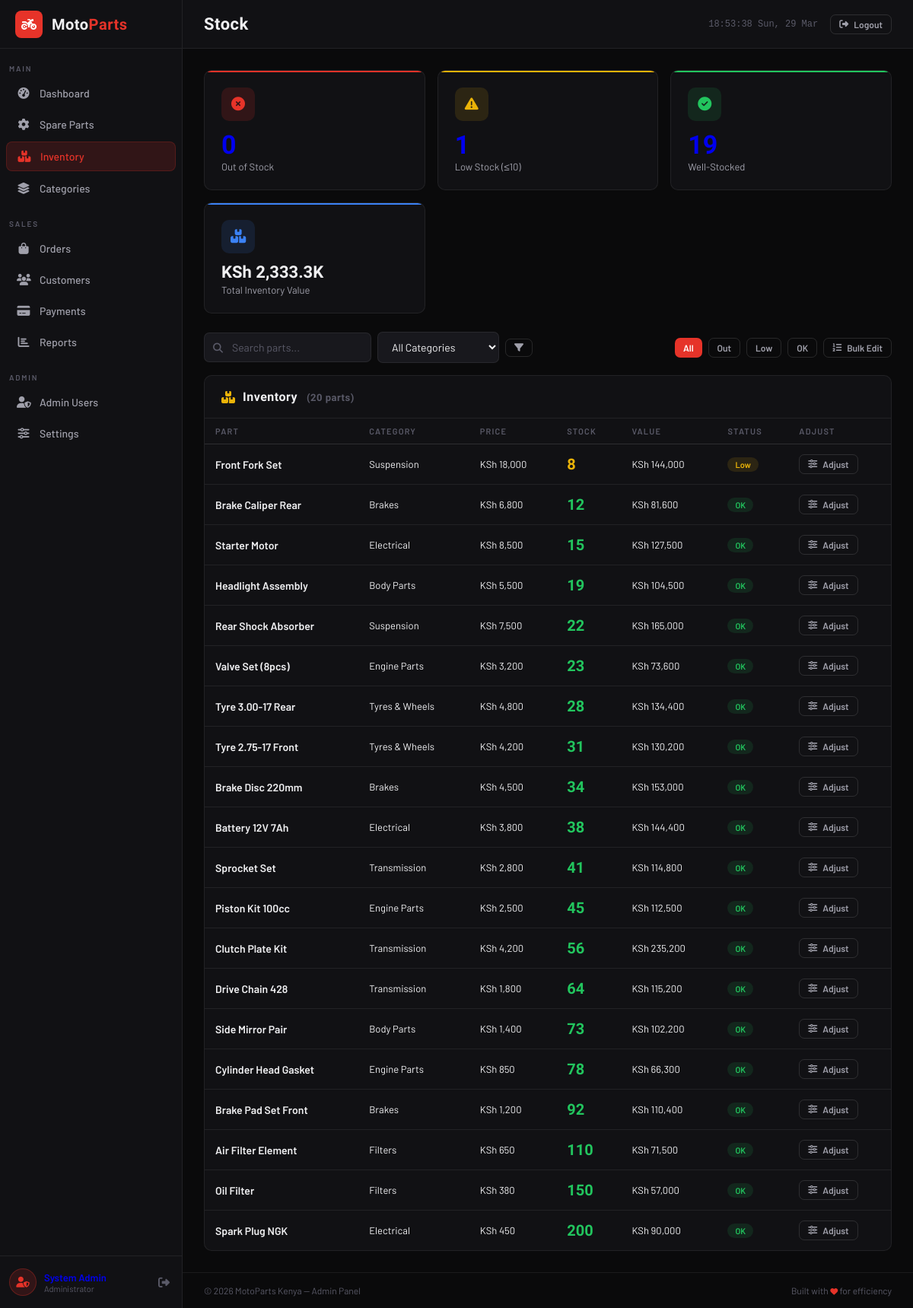
/admin/stock.php (signed in), run on the app's committed database.
### tables this page shows
CREATE TABLE IF NOT EXISTS spare_parts (
    part_id     INT            NOT NULL AUTO_INCREMENT,
    part_name   VARCHAR(200)   NOT NULL,
    category_id INT            DEFAULT NULL,
    price       DECIMAL(10,2)  NOT NULL,
    stock       INT            NOT NULL DEFAULT 0,
    description TEXT           DEFAULT NULL,
    image       VARCHAR(255)   NOT NULL DEFAULT 'default-part.jpg',
    brand       VARCHAR(100)   DEFAULT NULL,
    sku         VARCHAR(50)    DEFAULT NULL,
    is_active   TINYINT(1)     NOT NULL DEFAULT 1,
    created_at  TIMESTAMP      NOT NULL DEFAULT CURRENT_TIMESTAMP,
    updated_at  TIMESTAMP      NOT NULL DEFAULT CURRENT_TIMESTAMP ON UPDATE CURRENT_TIMESTAMP,
    PRIMARY KEY (part_id),
    UNIQUE KEY uq_sku (sku),
    KEY idx_category (category_id),
    CONSTRAINT fk_part_category
        FOREIGN KEY (category_id) REFERENCES categories(category_id)
        ON DELETE SET NULL
);

CREATE TABLE IF NOT EXISTS categories (
    category_id   INT          NOT NULL AUTO_INCREMENT,
    category_name VARCHAR(100) NOT NULL,
    description   TEXT         DEFAULT NULL,
    icon          VARCHAR(50)  NOT NULL DEFAULT 'fa-cog',
    created_at    TIMESTAMP    NOT NULL DEFAULT CURRENT_TIMESTAMP,
    PRIMARY KEY (category_id)
);

### admin/includes/db.php (called while the page is built, shortened)
<?php
if (!function_exists('sanitize')) {
    function sanitize($data) {
        return htmlspecialchars(strip_tags(trim((string)$data)), ENT_QUOTES, 'UTF-8');
    }
}

### admin/stock.php (the view, shortened to what this page needs)
<?php
require_once __DIR__ . '/includes/db.php';
$db = getDB();
$filter = $_GET['filter'] ?? 'all';
$search = trim($_GET['search'] ?? '');
$catFlt = (int)($_GET['category'] ?? 0);
$where = "p.is_active=1";
$parts = $db->query("
    SELECT p.*, c.category_name
    FROM spare_parts p
    LEFT JOIN categories c ON p.category_id = c.category_id
    WHERE $where
    ORDER BY p.stock ASC, p.part_name ASC
");
$_r = $db->query("SELECT COUNT(*) c FROM spare_parts WHERE stock=0 AND is_active=1");
$outCount = $_r ? (int)$_r->fetch_assoc()['c'] : 0;
$_r = $db->query("SELECT COUNT(*) c FROM spare_parts WHERE stock>0 AND stock<=10 AND is_active=1");
$lowCount = $_r ? (int)$_r->fetch_assoc()['c'] : 0;
$_r = $db->query("SELECT COUNT(*) c FROM spare_parts WHERE stock>10 AND is_active=1");
$okCount = $_r ? (int)$_r->fetch_assoc()['c'] : 0;
$_r = $db->query("SELECT COALESCE(SUM(price*stock),0) v FROM spare_parts WHERE is_active=1");
$totalVal = $_r ? (float)$_r->fetch_assoc()['v'] : 0;
require_once __DIR__ . '/includes/header.php';
?>
<div class="stats-grid mb-6">
  <a href="?filter=out" style="text-decoration:none;">
    <div class="stat-card red" style="cursor:pointer;<?= $filter==='out'?'border-color:var(--red);':'' ?>">
      <div class="stat-icon red"><i class="fas fa-times-circle"></i></div>
      <div class="stat-value"><?= $outCount ?></div>
      <div class="stat-label">Out of Stock</div>
    </div>
  </a>
  <a href="?filter=low" style="text-decoration:none;">
    <div class="stat-card yellow" style="cursor:pointer;<?= $filter==='low'?'border-color:var(--yellow);':'' ?>">
      <div class="stat-icon yellow"><i class="fas fa-exclamation-triangle"></i></div>
      <div class="stat-value"><?= $lowCount ?></div>
      <div class="stat-label">Low Stock (≤10)</div>
    </div>
  </a>
  <a href="?filter=ok" style="text-decoration:none;">
    <div class="stat-card green" style="cursor:pointer;<?= $filter==='ok'?'border-color:var(--green);':'' ?>">
      <div class="stat-icon green"><i class="fas fa-check-circle"></i></div>
      <div class="stat-value"><?= $okCount ?></div>
      <div class="stat-label">Well-Stocked</div>
    </div>
  </a>
  <div class="stat-card blue">
    <div class="stat-icon blue"><i class="fas fa-boxes"></i></div>
    <div class="stat-value" style="font-size:22px;">KSh <?= number_format($totalVal/1000, 1) ?>K</div>
    <div class="stat-label">Total Inventory Value</div>
  </div>
</div>
<div class="flex items-center justify-between mb-4" style="flex-wrap:wrap;gap:10px;">
  <form class="flex gap-2 items-center" method="GET" style="flex-wrap:wrap;gap:8px;">
    <div class="search-box">
      <input class="form-control" style="width:220px;" name="search"
             placeholder="Search parts..." value="<?= htmlspecialchars($search) ?>">
    </div>
    <select class="form-control" name="category" style="width:160px;">
      <option value="">All Categories</option>
    </select>
    <button type="submit" class="btn btn-outline btn-sm"><i class="fas fa-filter"></i></button>
  </form>
  <div class="flex gap-2">
    <?php foreach (['all'=>'All','out'=>'Out','low'=>'Low','ok'=>'OK'] as $k=>$v): ?>
    <a href="?filter=<?= $k ?>&search=<?= urlencode($search) ?>&category=<?= $catFlt ?>"
       class="btn btn-sm <?= $filter===$k?'btn-primary':'btn-outline' ?>"><?= $v ?></a>
    <?php endforeach; ?>
    <button class="btn btn-outline btn-sm" onclick="openModal('bulkModal')">
      <i class="fas fa-list-ol"></i> Bulk Edit
    </button>
  </div>
</div>
<div class="card">
  <div class="card-header">
    <i class="fas fa-boxes" style="color:var(--yellow);"></i>
    <h3>Inventory
      <span class="text-muted text-sm">&nbsp;
        <?php $cnt = $parts ? $parts->num_rows : 0;
        echo "($cnt part".($cnt!=1?'s':'').")"; ?>
      </span>
    </h3>
  </div>
  <div class="table-wrap">
    <table>
      <thead>
        <tr>
          <th>Part</th>
          <th>Category</th>
          <th>Price</th>
          <th>Stock</th>
          <th>Value</th>
          <th>Status</th>
          <th>Adjust</th>
        </tr>
      </thead>
      <tbody>
        <?php if ($parts && $parts->num_rows > 0):
          $parts->data_seek(0);
          while ($p = $parts->fetch_assoc()):
            $value = $p['price'] * $p['stock'];
        ?>
        <tr>
          <td>
            <div style="font-weight:600;font-size:14px;"><?= sanitize($p['part_name']) ?></div>
          </td>
          <td class="text-sm"><?= sanitize($p['category_name'] ?? '—') ?></td>
          <td class="text-sm">KSh <?= number_format($p['price']) ?></td>
          <td>
            <span style="font-family:var(--font-head);font-size:20px;font-weight:800;color:<?= $p['stock']==0?'var(--red)':($p['stock']<=10?'var(--yellow)':'var(--green)') ?>;">
              <?= $p['stock'] ?>
            </span>
          </td>
          <td class="text-sm <?= $value > 0 ? '' : 'text-muted' ?>">
            <?= $value > 0 ? 'KSh '.number_format($value) : '—' ?>
          </td>
          <td>
            <?php if ($p['stock']==0): ?>
              <span class="tag tag-out">Out</span>
            <?php elseif ($p['stock']<=5): ?>
              <span class="tag tag-out">Critical</span>
            <?php elseif ($p['stock']<=10): ?>
              <span class="tag tag-low">Low</span>
            <?php else: ?>
              <span class="tag tag-active">OK</span>
            <?php endif; ?>
          </td>
          <td>
            <button class="btn btn-outline btn-sm"
              onclick='openAdjust(<?= json_encode(["id"=>$p['part_id'],"name"=>$p['part_name'],"stock"=>$p['stock']]) ?>)'>
              <i class="fas fa-sliders-h"></i> Adjust
            </button>
          </td>
        </tr>
        <?php endwhile; endif; ?>
      </tbody>
    </table>
  </div>
</div>
<?php require_once __DIR__ . '/includes/footer.php'; ?>

### admin/includes/header.php (style rules this page uses)
*, *::before, *::after { box-sizing: border-box; margin: 0; padding: 0; }
:root { --red: #e63329; --red-dark: #b5261e; --red-glow: rgba(230,51,41,0.15); --bg: #0a0a0b; --surface: #111114; --surface-2: #18181d; --surface-3: #1e1e24; --border: rgba(255,255,255,0.07); --border-2: rgba(255,255,255,0.12); --text: #f0f0f2; --text-2: #a0a0ab; --muted: #5a5a68; --green: #22c55e; --yellow: #eab308; --blue: #3b82f6; --font-head: 'Barlow Condensed', sans-serif; --font-body: 'Barlow', sans-serif; --sidebar-w: 240px; --topbar-h: 64px; --radius: 10px; }
html, body { height: 100%; background: var(--bg); font-family: var(--font-body); color: var(--text); }
.card { background: var(--surface); border: 1px solid var(--border); border-radius: var(--radius); overflow: hidden; }
.card-header { padding: 18px 22px; border-bottom: 1px solid var(--border); display: flex; align-items: center; gap: 10px; }
.card-header h3 { font-family: var(--font-head); font-size: 16px; font-weight: 700; letter-spacing: 0.5px; flex: 1; }
.stats-grid { display: grid; grid-template-columns: repeat(auto-fit, minmax(220px, 1fr)); gap: 16px; margin-bottom: 24px; }
.stat-card { background: var(--surface); border: 1px solid var(--border); border-radius: var(--radius); padding: 22px; position: relative; overflow: hidden; transition: border-color 0.2s; }
.stat-card::after { content: ''; position: absolute; top: 0; left: 0; right: 0; height: 2px; }
.stat-card.red::after { background: var(--red); }
.stat-card.green::after { background: var(--green); }
.stat-card.blue::after { background: var(--blue); }
.stat-card.yellow::after { background: var(--yellow); }
.stat-icon { width: 44px; height: 44px; border-radius: 10px; display: flex; align-items: center; justify-content: center; font-size: 18px; margin-bottom: 14px; }
.stat-icon.red { background: var(--red-glow); color: var(--red); }
.stat-icon.green { background: rgba(34,197,94,0.12); color: var(--green); }
.stat-icon.blue { background: rgba(59,130,246,0.12); color: var(--blue); }
.stat-icon.yellow { background: rgba(234,179,8,0.12); color: var(--yellow); }
.stat-value { font-family: var(--font-head); font-size: 34px; font-weight: 800; line-height: 1; margin-bottom: 4px; }
.stat-label { font-size: 13px; color: var(--text-2); }
.table-wrap { overflow-x: auto; }
table { width: 100%; border-collapse: collapse; font-size: 14px; }
thead tr { border-bottom: 1px solid var(--border-2); }
th { padding: 10px 14px; text-align: left; font-size: 11px; font-weight: 600; letter-spacing: 1.2px; text-transform: uppercase; color: var(--muted); white-space: nowrap; }
td { padding: 13px 14px; border-bottom: 1px solid var(--border); vertical-align: middle; }
tr:last-child td { border-bottom: none; }
.tag { display: inline-flex; align-items: center; padding: 3px 10px; border-radius: 20px; font-size: 11px; font-weight: 600; white-space: nowrap; }
.tag-active { background: rgba(34,197,94,0.12); color: var(--green); }
.tag-low { background: rgba(234,179,8,0.12); color: var(--yellow); }
.btn { display: inline-flex; align-items: center; gap: 7px; padding: 8px 16px; border-radius: 7px; font-family: var(--font-body); font-size: 13px; font-weight: 600; cursor: pointer; border: none; text-decoration: none; transition: all 0.18s; white-space: nowrap; }
.btn-primary { background: var(--red); color: #fff; }
.btn-outline { background: transparent; border: 1px solid var(--border-2); color: var(--text-2); }
.btn-sm { padding: 5px 11px; font-size: 12px; }
.form-control { width: 100%; background: var(--surface-2); border: 1px solid var(--border); border-radius: 7px; padding: 10px 14px; font-family: var(--font-body); font-size: 14px; color: var(--text); outline: none; transition: border-color 0.2s, box-shadow 0.2s; }
.form-control::placeholder { color: var(--muted); }
select.form-control { cursor: pointer; }
.search-box { position: relative; }
.search-box input { padding-left: 36px; }
.flex { display: flex; }
.items-center { align-items: center; }
.justify-between { justify-content: space-between; }
.gap-2 { gap: 8px; }
.mb-4 { margin-bottom: 16px; }
.mb-6 { margin-bottom: 24px; }
.text-muted { color: var(--muted); }
.text-sm { font-size: 13px; }

### data on the page
spare_parts: part_name "Front Fork Set", category.category_name "Suspension", price "18,000", stock "8", value "144,000", shows "Low"
spare_parts: part_name "Brake Caliper Rear", category.category_name "Brakes", price "6,800", stock "12", value "81,600", shows "OK"
spare_parts: part_name "Starter Motor", category.category_name "Electrical", price "8,500", stock "15", value "127,500", shows "OK"
spare_parts: part_name "Headlight Assembly", category.category_name "Body Parts", price "5,500", stock "19", value "104,500", shows "OK"
spare_parts: part_name "Rear Shock Absorber", category.category_name "Suspension", price "7,500", stock "22", value "165,000", shows "OK"
spare_parts: part_name "Valve Set (8pcs)", category.category_name "Engine Parts", price "3,200", stock "23", value "73,600", shows "OK"
spare_parts: part_name "Tyre 3.00-17 Rear", category.category_name "Tyres & Wheels", price "4,800", stock "28", value "134,400", shows "OK"
spare_parts: part_name "Tyre 2.75-17 Front", category.category_name "Tyres & Wheels", price "4,200", stock "31", value "130,200", shows "OK"
spare_parts: part_name "Brake Disc 220mm", category.category_name "Brakes", price "4,500", stock "34", value "153,000", shows "OK"
spare_parts: part_name "Battery 12V 7Ah", category.category_name "Electrical", price "3,800", stock "38", value "144,400", shows "OK"
spare_parts: part_name "Sprocket Set", category.category_name "Transmission", price "2,800", stock "41", value "114,800", shows "OK"
spare_parts: part_name "Piston Kit 100cc", category.category_name "Engine Parts", price "2,500", stock "45", value "112,500", shows "OK"
spare_parts: part_name "Clutch Plate Kit", category.category_name "Transmission", price "4,200", stock "56", value "235,200", shows "OK"
spare_parts: part_name "Drive Chain 428", category.category_name "Transmission", price "1,800", stock "64", value "115,200", shows "OK"
spare_parts: part_name "Side Mirror Pair", category.category_name "Body Parts", price "1,400", stock "73", value "102,200", shows "OK"
spare_parts: part_name "Cylinder Head Gasket", category.category_name "Engine Parts", price "850", stock "78", value "66,300", shows "OK"
spare_parts: part_name "Brake Pad Set Front", category.category_name "Brakes", price "1,200", stock "92", value "110,400", shows "OK"
spare_parts: part_name "Air Filter Element", category.category_name "Filters", price "650", stock "110", value "71,500", shows "OK"
spare_parts: part_name "Oil Filter", category.category_name "Filters", price "380", stock "150", value "57,000", shows "OK"
spare_parts: part_name "Spark Plug NGK", category.category_name "Electrical", price "450", stock "200", value "90,000", shows "OK"

### other printed values
$sec "MAIN"
$label "Dashboard"
$label "Spare Parts"
$label "Inventory"
$label "Categories"
$sec "SALES"
$label "Orders"
$label "Customers"
$label "Payments"
$label "Reports"
$sec "ADMIN"
$label "Admin Users"
$label "Settings"
$currentPage "Stock"
$totalVal/1000 "2,333.3"
